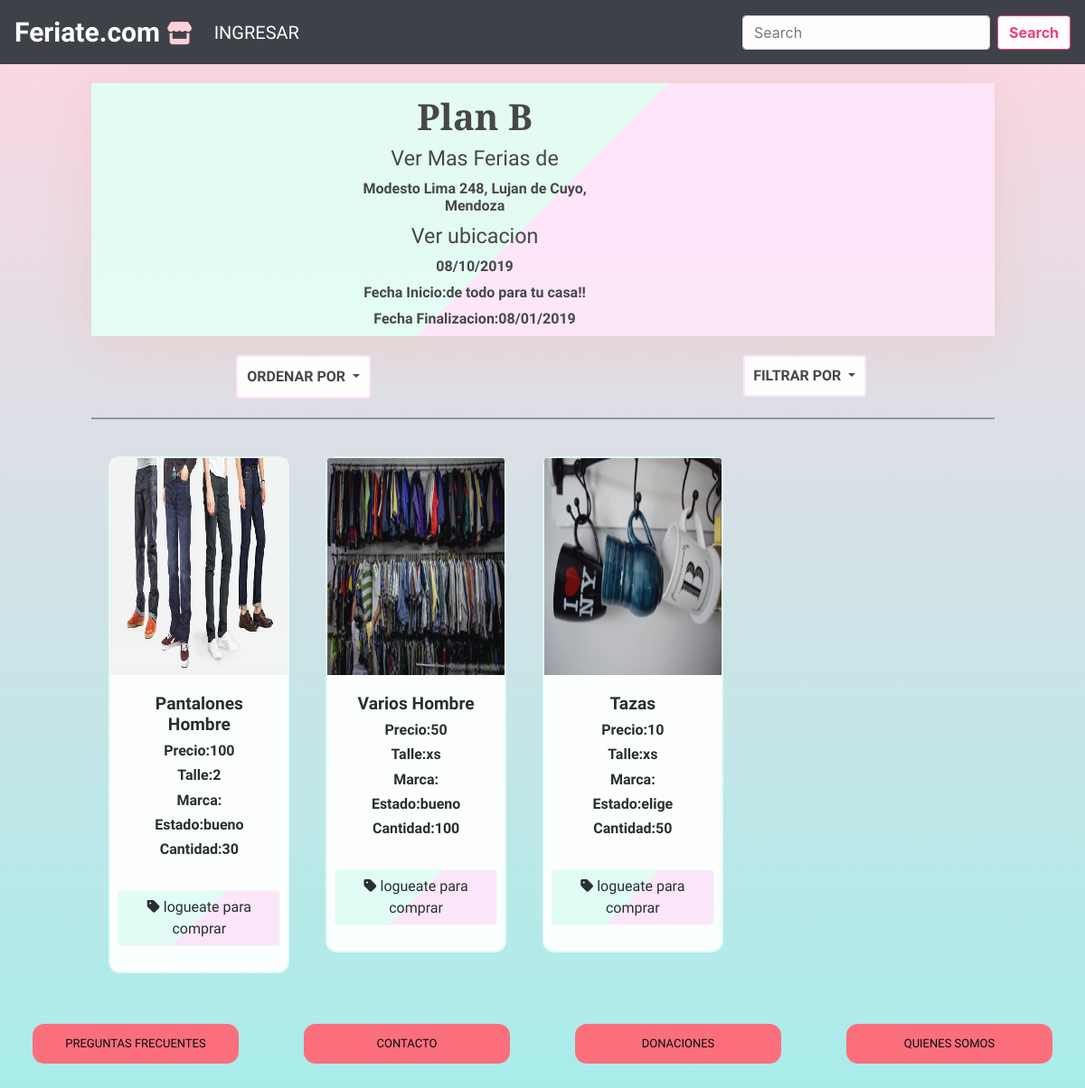
Page /feria.php?id=2 on the committed database.
### tables this page shows
CREATE TABLE `ferias` (
    `fe_id` int(11) NOT NULL AUTO_INCREMENT,
    `fe_us_id` int(11) NOT NULL,
    `fe_nombre` varchar(100) NOT NULL,
    `fe_desde` varchar(45) NOT NULL,
    `fe_hasta` varchar(45) NOT NULL,
    `fe_ubicacion` varchar(45) NOT NULL,
    `fe_descripcion` longtext NOT NULL,
    `fe_fecha_creacion` datetime NOT NULL,
    `fe_activa` tinyint(4) DEFAULT NULL,
    `fe_baneado` tinyint(4) DEFAULT NULL,
    PRIMARY KEY (`fe_id`),
    KEY `fe_us_id` (`fe_us_id`),
    CONSTRAINT `fe_us_id` FOREIGN KEY (`fe_us_id`) REFERENCES `usuarios` (`us_id`) ON DELETE NO ACTION ON UPDATE NO ACTION
  );

CREATE TABLE `imagenes` (
    `img_id` int(11) NOT NULL AUTO_INCREMENT,
    `img_pr_id` int(11) DEFAULT NULL,
    `img_fe_id` int(11) DEFAULT NULL,
    `img_nombre` varchar(100) NOT NULL,
    `img_us_id` int(11) DEFAULT NULL,
    PRIMARY KEY (`img_id`),
    KEY `pr_id` (`img_pr_id`),
    KEY `fe_id` (`img_fe_id`),
    KEY `us_id` (`img_us_id`),
    CONSTRAINT `fe_id` FOREIGN KEY (`img_fe_id`) REFERENCES `ferias` (`fe_id`) ON DELETE NO ACTION ON UPDATE NO ACTION,
    CONSTRAINT `pr_id` FOREIGN KEY (`img_pr_id`) REFERENCES `productos` (`pr_id`) ON DELETE NO ACTION ON UPDATE NO ACTION,
    CONSTRAINT `us_id` FOREIGN KEY (`img_us_id`) REFERENCES `usuarios` (`us_id`) ON DELETE NO ACTION ON UPDATE NO ACTION
  );

CREATE TABLE `productos` (
    `pr_id` int(11) NOT NULL AUTO_INCREMENT,
    `pr_nombre` varchar(45) NOT NULL,
    `pr_precio` decimal(10,0) DEFAULT NULL,
    `pr_cantidad` int(11) DEFAULT NULL,
    `pr_descripcion` varchar(45) DEFAULT NULL,
    `pr_baneado` tinyint(4) DEFAULT NULL,
    `pr_destino` tinyint(4) NOT NULL,
    `pr_talle` varchar(45) DEFAULT NULL,
    `pr_marca` varchar(45) DEFAULT NULL,
    `pr_estado` varchar(45) DEFAULT NULL,
    `pr_fe_id` int(11) NOT NULL,
    `pr_cat_id` int(11) NOT NULL,
    `pr_us_id` int(11) NOT NULL,
    PRIMARY KEY (`pr_id`),
    KEY `fkey_us_id` (`pr_us_id`),
    KEY `fkey_cat_id` (`pr_cat_id`),
    KEY `fkey_fe_id` (`pr_fe_id`),
    CONSTRAINT `fkey_cat_id` FOREIGN KEY (`pr_cat_id`) REFERENCES `categorias` (`cat_id`) ON DELETE NO ACTION ON UPDATE NO ACTION,
    CONSTRAINT `fkey_fe_id` FOREIGN KEY (`pr_fe_id`) REFERENCES `ferias` (`fe_id`) ON DELETE NO ACTION ON UPDATE NO ACTION,
    CONSTRAINT `fkey_us_id` FOREIGN KEY (`pr_us_id`) REFERENCES `usuarios` (`us_id`) ON DELETE NO ACTION ON UPDATE NO ACTION
  );

### resources/funciones_feria.php (called while the page is built, shortened)
<?php
require_once("./resources/funciones_usuarios.php");
function feria($value){
      global $db;
       $query = $db->prepare("SELECT * FROM feriate_db.ferias WHERE ferias.fe_id = $value");
       $query->execute();
       $datos_feria = $query->fetch(PDO::FETCH_ASSOC);
     return $datos_feria;
   }
?>

### resources/funciones_productos.php (called while the page is built, shortened)
<?php
require_once("funciones_usuarios.php");
function productos_feria($value){
  global $db;
   $query = $db->prepare("SELECT * FROM productos
                          LEFT JOIN imagenes ON
                          img_pr_id = pr_id
                          WHERE pr_fe_id =  '$value'");
   $query->execute();
   $productos = $query->fetchAll(PDO::FETCH_ASSOC);
return $productos;
}
 ?>

### resources/funciones_usuarios.php (called while the page is built, shortened)
<?php
  function estaLogueado() {
    if (isset($_SESSION["usuarioLogueado"])) {
      return true;
    }
    else {
      return false;
    }
  }
?>

### feria.php (the view, shortened to what this page needs)
<?php
if ($_GET){
  $value = $_GET["id"];
 require_once("./resources/funciones_feria.php");
  $datos_ferias =feria($value);
  require_once("./resources/funciones_productos.php");
    $datos_productos =productos_feria($value);
    require_once("./resources/funciones_usuarios.php");
}
?>
<!DOCTYPE html>
<html lang="en" dir="ltr">
<head>
  <?php
  include("head.php");
   ?>
   <link rel="stylesheet" href="./css/main.css">
   <link rel="stylesheet" href="./css/feria.css">
</head>
<body>
<header>
<?php include("header.php") ?>
       </header>
       <div class="container">
  <div class="inicio">
    <div class="info">
      <h1><?php echo $datos_ferias["fe_nombre"] ?></h1>
          <h4 ><a href="#">Ver Mas Ferias de <?php echo $usuario["us_nombre"] ?></a></h4>
          <h2> <i class="fas fa-star-of-life"></i><?php echo $datos_ferias["fe_ubicacion"] ?></h2><h4><a target="_blank" href="https://www.google.com/maps/place/<?php echo $datos_ferias['fe_ubicacion'] ?>" title="Click para ver en el mapa">Ver ubicacion</a> </h4>
          <h2> <i class="fas fa-star-of-life"></i><?php echo $datos_ferias["fe_descripcion"] ?></h2>
          <h2> <i class="fas fa-star-of-life"></i>Fecha Inicio:<?php echo $datos_ferias["fe_desde"] ?></h2>
          <h2> <i class="fas fa-star-of-life"></i>Fecha Finalizacion:<?php echo $datos_ferias["fe_hasta"] ?></h2>
    </div>
  </div>
  <?php if(!empty($datos_productos)) :?>
  <div class="botones">
    <div class="dropdown">
      <a class="btn btn-secondary dropdown-toggle" href="#" role="button" id="dropdownMenuLink" data-toggle="dropdown" aria-haspopup="true" aria-expanded="false">
        ORDENAR POR
      </a>
    </div>
    <div class="dropdown">
      <a class="btn btn-secondary dropdown-toggle" href="#" role="button" id="dropdownMenuLink" data-toggle="dropdown" aria-haspopup="true" aria-expanded="false">
        FILTRAR POR
      </a>
    </div>
  </div>
<?php endif ;?>
  <hr>
  <main>
    <div class="producto">
  <?php if(!empty($datos_productos)) :?>
      <?php foreach ($datos_productos as $producto) :?>
          <div class="card" >
            <?php if ($producto['img_nombre'] != ''):?>
          <img src="img_user/<?php echo $producto['img_nombre'] ?>" class="card-img-top" alt="...">
            <?php endif ?>
          <div class="card-body">
            <h4 class="card-text"><?php echo $producto['pr_nombre'] ?></h4>
            <div class="descripcion">
             <h3 class="precio"><b>Precio:<?php echo $producto['pr_precio'] ?></b><h3>
             <h3 class="talle"><b>Talle:<?php echo $producto['pr_talle'] ?></b></h3>
             <h3 class="marca"><b>Marca:<?php echo $producto['pr_marca'] ?></b></h3>
           </div>
           <div class="descripcion">
             <h3 class="estado"><b>Estado:<?php echo $producto['pr_estado'] ?></b></h3>
             <h3 class="cantidad"><b>Cantidad:<?php echo $producto['pr_cantidad'] ?></b></h3>
            </div>
        </div>
            <div class="comprar">
            <?php if(!estaLogueado()):?>
                 <a href="login.php" ><button type="button" name="button" class="btn btn-light m-2"><i class="fas fa-tag"></i>  logueate para comprar</button></a>
           <?php endif ?>
            </div>
          </div>
        <?php endforeach ?>
        <?php endif; ?>
 </div>
</div>
<footer>
<?php include("footer.php") ?>
</footer>
</body>
</html>

### css/main.css (style rules this page uses)
body { background-image: linear-gradient(-225deg, #E3FDF5 0%, #FFE6FA 100%); background-image: linear-gradient(to top, #a8edea 0%, #fed6e3 100%); background-attachment: fixed; background-repeat: no-repeat; opacity: .95; }

### css/feria.css (style rules this page uses)
header { width: 100%; }
div.inicio { box-shadow: 0 9px 50px hsla(20, 67%, 75%, 0.31); padding: 2%; background-image: linear-gradient(-225deg, #E3FDF5 50%, #FFE6FA 50%); width: 90%; margin: 21px auto; height: 10%; text-align: center; display: flex; flex-wrap: wrap; justify-content: center; align-items: center; }
div.info h1 { font-family: "Playfair Display", sans-serif; font-weight: bold; padding-top: 4%; font-size: 215%; color:#3e403f; }
div.info h2 { font-family: "Inconsolata", sans-serif; width: 80%; font-weight: bold; margin: 3% auto; font-size: 127%; color: #3e403f; }
div.info a { text-decoration: none; font-family: "Inconsolata", sans-serif; width: 65%; margin: 0 auto; font-size: 78%; color: #3e403f; }
div.botones { display: flex; justify-content: space-around; }
a#dropdownMenuLink.btn { background-color: white; padding: 8%; color: #3e403f; border: 2px solid #FFE6FA; font-family: "Inconsolata", sans-serif; font-weight: bold; }
hr { border-top: 2px solid #21252966; width: 90%; margin: 21px auto; }
div.producto { overflow: hidden; margin: 0 auto; width: 100%; }
div.comprar button { font-family: "Inconsolata", sans-serif; background-image: linear-gradient(-225deg, #E3FDF5 50%, #FFE6FA 50%); }
div.card { border-radius: 13px 13px; border:2px solid #E3FDF5; padding-bottom: 2%; width: 100%; margin: 2%; float: left; }
div.card img { height: 30vh; }
div.card h3 { font-family: "Inconsolata", sans-serif; font-weight: bold; font-size: 100%; text-align: center; }
div.card h4 { display: block; width: 100%; font-family: "Inconsolata", sans-serif; font-weight: bold; font-size: 120%; text-align: center; }
div.comprar { text-align: center; }
@media (min-width: 940px) { div.producto { width: 90%; margin: 0 auto; } }
@media (min-width: 940px) { div.card { width: 20%; float: left; } }
@media (min-width: 940px) { div.inicio { padding: 0; } }
@media (min-width: 940px) { div.info h1 { font-size: 250%; } }
@media (min-width: 940px) { div.info h2 { font-size: 100%; } }
@media (min-width: 940px) { div.info a { font-size: 97%; } }

### rows in the picture
ferias: fe_nombre "Plan B", fe_ubicacion "Modesto Lima 248, Lujan de Cuyo, Mendoza", fe_descripcion "08/10/2019", fe_desde "de todo para tu casa!!", fe_hasta "08/01/2019"
imagenes: img_nombre (picture), img_pr.pr_nombre "Pantalones Hombre", img_pr.pr_precio "100", img_pr.pr_talle "2", img_pr.pr_estado "bueno", img_pr.pr_cantidad "30"
imagenes: img_nombre (picture), img_pr.pr_nombre "Varios Hombre", img_pr.pr_precio "50", img_pr.pr_talle "xs", img_pr.pr_estado "bueno", img_pr.pr_cantidad "100"
imagenes: img_nombre (picture), img_pr.pr_nombre "Tazas", img_pr.pr_precio "10", img_pr.pr_talle "xs", img_pr.pr_estado "elige", img_pr.pr_cantidad "50"
